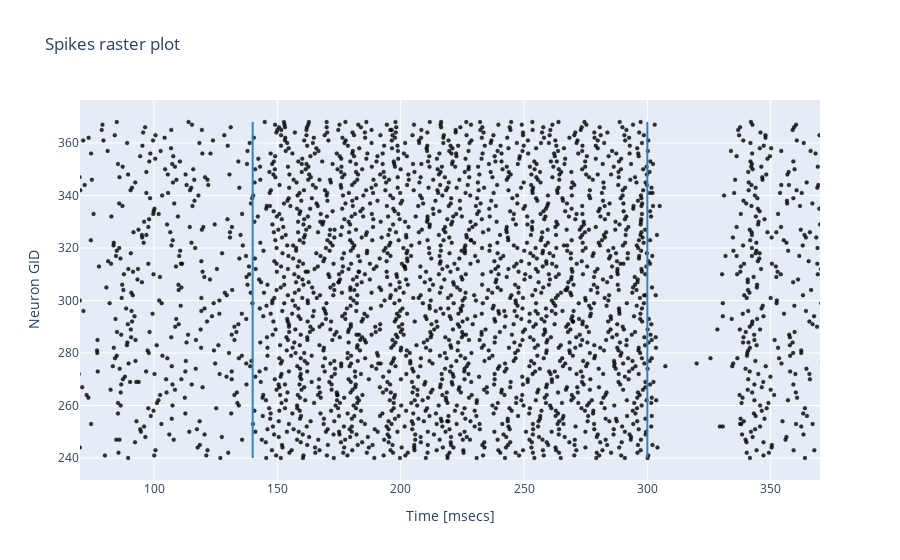

Notebook code for this chart:
### Markdown cell above
## 3. Simulation data analysis

### Raster Plot 

Below, a raster plot of cell spikes for each cell type can be displayed; select the cell type modifying the CELL_TO_PLOT variable.
Cell types are:
1. 'granule'
2. 'golgi'
3. 'purkinje'
4. 'stellate'
5. 'basket'
6. 'dcn'

For Purkinje and DCN neurons, you can specify the microzone you want to analyze: microzone 1 is receiving both CS and US, while microzone 2 receives only CS (empty lines in raster plots would represent neurons of the other microzone). In the first case, US triggers burst-pause and pause-burst mechanisms, which are fundamental to fine tune the timing of cerebellar motor outputs.

Attention: you can plot only the activity of cell types whose recording device were connected before the simulation run!

### Code cell
CELL_TO_PLOT = 'dcn_cell_glut_large'


cells = {'granule_cell': [grc_ts, grc_evs],
         'golgi_cell': [goc_ts, goc_evs],
         'glomerulus': [glom_ts, glom_evs],
         'purkinje_cell': [pc_ts, pc_evs],
         'stellate_cell': [sc_ts, sc_evs],
         'basket_cell': [bc_ts, bc_evs],
         'dcn_cell_glut_large': [dcn_ts, dcn_evs],
         'output':[output_ts, output_evs],
         'io_cell':[io_ts, io_evs]}


color = {'granule_cell': 'rgba(255, 0, 0, .8)',
         'golgi_cell': 'rgba(0, 255, 0, .8)',
         'glomerulus': 'rgba(0, 0, 0, .8)',
         'purkinje_cell': 'rgba(0, 0, 0, .8)',
         'stellate_cell': 'rgba(234, 10, 142, .8)',
         'basket_cell': 'rgba(234, 10, 142, .8)',
         'output': 'rgba(0, 0, 0, .8)',
         'dcn_cell_glut_large': 'rgba(0, 0, 0, .8)',
         'io_cell': 'rgba(255, 127, 80, .8)'}

times = cells[CELL_TO_PLOT][0]
cell_ids = cells[CELL_TO_PLOT][1]
   
    
    
trace0 = go.Scatter(
    x = times,
    y = cell_ids,
    name = '',
    mode = 'markers',
    marker = dict(
        size = 4,
        color = color[CELL_TO_PLOT],
        line = dict(
            width = .2,
            color = 'rgb(0, 0, 0)'
        )
    )
)

data = [trace0]

layout = go.Layout(
              title = 'Spikes raster plot',
              yaxis = dict(title='Neuron GID', zeroline = False),
              xaxis = dict(title='Time [msecs]', zeroline = False, range=[0,TOT_DURATION+1]),
              shapes= [
              # Line STIM to MFs start
              {
                  'type': 'line',
                  'x0': STIM_MF_START,
                  'y0': np.amin(cell_ids),
                  'x1': STIM_MF_START,
                  'y1': np.amax(cell_ids),
                  'line': {
                      'color': 'rgb(55, 128, 191)',
                      'width': 2,
                  }
               },
               # Line STIM to MFs stop
               {
                  'type': 'line',
                  'x0': STIM_MF_END,
                  'y0': np.amin(cell_ids),
                  'x1': STIM_MF_END,
                  'y1': np.amax(cell_ids),
                  'line': {
                      'color': 'rgb(55, 128, 191)',
                      'width': 2,
                  }
               }]
             )

fig = go.Figure(data=data, layout=layout)
fig.update_xaxes(range=[70.0, 370.0])
iplot(fig, filename='styled-scatter')

### Figure 1 — Plotly figure (JSON) as saved in the notebook; plotly's stock layout.template omitted (floating-point values rounded to 4 significant figures; data arrays with more than 128 entries replaced by an {"elided": "..."} marker saying what was removed)
{"data": [{"marker": {"color": "rgba(0, 0, 0, .8)", "line": {"color": "rgb(0, 0, 0)", "width": 0.2}, "size": 4}, "mode": "markers", "name": "", "type": "scatter", "x": {"elided": "2926 float values"}, "y": {"elided": "2926 int values"}}], "layout": {"shapes": [{"line": {"color": "rgb(55, 128, 191)", "width": 2}, "type": "line", "x0": 140, "x1": 140, "y0": 240, "y1": 368}, {"line": {"color": "rgb(55, 128, 191)", "width": 2}, "type": "line", "x0": 300, "x1": 300, "y0": 240, "y1": 368}], "title": {"text": "Spikes raster plot"}, "xaxis": {"range": [70, 370], "title": {"text": "Time [msecs]"}, "zeroline": false}, "yaxis": {"title": {"text": "Neuron GID"}, "zeroline": false}}}
